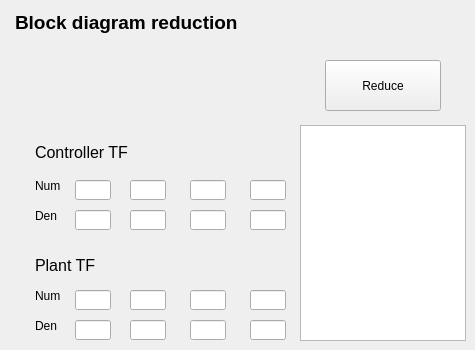
   <widget class="QWidget" name="tab_5">
    <attribute name="title">
     <string>Block Reduct</string>
    </attribute>
    <widget class="QTextBrowser" name="equivalent_tf">
     <property name="geometry">
      <rect>
       <x>300</x>
       <y>125</y>
       <width>166</width>
       <height>216</height>
      </rect>
     </property>
    </widget>
    <widget class="QLabel" name="label_5">
     <property name="geometry">
      <rect>
       <x>20</x>
       <y>45</y>
       <width>276</width>
       <height>86</height>
      </rect>
     </property>
     <property name="text">
      <string/>
     </property>
     <property name="pixmap">
      <pixmap>Block_Diagram.png</pixmap>
     </property>
     <property name="scaledContents">
      <bool>true</bool>
     </property>
    </widget>
    <widget class="QLineEdit" name="cont_num1">
     <property name="geometry">
      <rect>
       <x>190</x>
       <y>180</y>
       <width>36</width>
       <height>20</height>
      </rect>
     </property>
    </widget>
    <widget class="QLineEdit" name="cont_den0">
     <property name="geometry">
      <rect>
       <x>250</x>
       <y>210</y>
       <width>36</width>
       <height>20</height>
      </rect>
     </property>
    </widget>
    <widget class="QLineEdit" name="cont_num2">
     <property name="geometry">
      <rect>
       <x>130</x>
       <y>180</y>
       <width>36</width>
       <height>20</height>
      </rect>
     </property>
    </widget>
    <widget class="QLineEdit" name="cont_num0">
     <property name="geometry">
      <rect>
       <x>250</x>
       <y>180</y>
       <width>36</width>
       <height>20</height>
      </rect>
     </property>
    </widget>
    <widget class="QLabel" name="num_label_3">
     <property name="geometry">
      <rect>
       <x>35</x>
       <y>170</y>
       <width>41</width>
       <height>31</height>
      </rect>
     </property>
     <property name="text">
      <string>Num</string>
     </property>
    </widget>
    <widget class="QLabel" name="den_label_2">
     <property name="geometry">
      <rect>
       <x>35</x>
       <y>200</y>
       <width>41</width>
       <height>31</height>
      </rect>
     </property>
     <property name="text">
      <string>Den</string>
     </property>
    </widget>
    <widget class="QLineEdit" name="cont_den1">
     <property name="geometry">
      <rect>
       <x>190</x>
       <y>210</y>
       <width>36</width>
       <height>20</height>
      </rect>
     </property>
    </widget>
    <widget class="QLineEdit" name="cont_den2">
     <property name="geometry">
      <rect>
       <x>130</x>
       <y>210</y>
       <width>36</width>
       <height>20</height>
      </rect>
     </property>
    </widget>
    <widget class="QLineEdit" name="plant_num1">
     <property name="geometry">
      <rect>
       <x>190</x>
       <y>290</y>
       <width>36</width>
       <height>20</height>
      </rect>
     </property>
    </widget>
    <widget class="QLineEdit" name="plant_den0">
     <property name="geometry">
      <rect>
       <x>250</x>
       <y>320</y>
       <width>36</width>
       <height>20</height>
      </rect>
     </property>
    </widget>
    <widget class="QLineEdit" name="plant_num2">
     <property name="geometry">
      <rect>
       <x>130</x>
       <y>290</y>
       <width>36</width>
       <height>20</height>
      </rect>
     </property>
    </widget>
    <widget class="QLineEdit" name="plant_num0">
     <property name="geometry">
      <rect>
       <x>250</x>
       <y>290</y>
       <width>36</width>
       <height>20</height>
      </rect>
     </property>
    </widget>
    <widget class="QLabel" name="num_label_4">
     <property name="geometry">
      <rect>
       <x>35</x>
       <y>280</y>
       <width>41</width>
       <height>31</height>
      </rect>
     </property>
     <property name="text">
      <string>Num</string>
     </property>
    </widget>
    <widget class="QLabel" name="den_label_3">
     <property name="geometry">
      <rect>
       <x>35</x>
       <y>310</y>
       <width>41</width>
       <height>31</height>
      </rect>
     </property>
     <property name="text">
      <string>Den</string>
     </property>
    </widget>
    <widget class="QLineEdit" name="plant_den1">
     <property name="geometry">
      <rect>
       <x>190</x>
       <y>320</y>
       <width>36</width>
       <height>20</height>
      </rect>
     </property>
    </widget>
    <widget class="QLineEdit" name="plant_den2">
     <property name="geometry">
      <rect>
       <x>130</x>
       <y>320</y>
       <width>36</width>
       <height>20</height>
      </rect>
     </property>
    </widget>
    <widget class="QLabel" name="label_6">
     <property name="geometry">
      <rect>
       <x>15</x>
       <y>0</y>
       <width>226</width>
       <height>46</height>
      </rect>
     </property>
     <property name="text">
      <string>&lt;html&gt;&lt;head/&gt;&lt;body&gt;&lt;p align=&quot;justify&quot;&gt;&lt;span style=&quot; font-size:14pt; font-weight:600;&quot;&gt;Block diagram reduction&lt;/span&gt;&lt;/p&gt;&lt;/body&gt;&lt;/html&gt;</string>
     </property>
     <property name="scaledContents">
      <bool>false</bool>
     </property>
     <property name="wordWrap">
      <bool>true</bool>
     </property>
    </widget>
    <widget class="QLabel" name="label_7">
     <property name="geometry">
      <rect>
       <x>35</x>
       <y>135</y>
       <width>96</width>
       <height>36</height>
      </rect>
     </property>
     <property name="text">
      <string>&lt;html&gt;&lt;head/&gt;&lt;body&gt;&lt;p align=&quot;justify&quot;&gt;&lt;span style=&quot; font-size:12pt;&quot;&gt;Controller TF&lt;/span&gt;&lt;/p&gt;&lt;/body&gt;&lt;/html&gt;</string>
     </property>
     <property name="scaledContents">
      <bool>false</bool>
     </property>
     <property name="wordWrap">
      <bool>true</bool>
     </property>
    </widget>
    <widget class="QLabel" name="label_8">
     <property name="geometry">
      <rect>
       <x>35</x>
       <y>250</y>
       <width>81</width>
       <height>31</height>
      </rect>
     </property>
     <property name="text">
      <string>&lt;html&gt;&lt;head/&gt;&lt;body&gt;&lt;p align=&quot;justify&quot;&gt;&lt;span style=&quot; font-size:12pt;&quot;&gt;Plant TF&lt;/span&gt;&lt;/p&gt;&lt;/body&gt;&lt;/html&gt;</string>
     </property>
     <property name="scaledContents">
      <bool>false</bool>
     </property>
     <property name="wordWrap">
      <bool>true</bool>
     </property>
    </widget>
    <widget class="QPushButton" name="reduce">
     <property name="geometry">
      <rect>
       <x>325</x>
       <y>60</y>
       <width>116</width>
       <height>51</height>
      </rect>
     </property>
     <property name="text">
      <string>Reduce</string>
     </property>
    </widget>
    <widget class="QLineEdit" name="cont_num3">
     <property name="geometry">
      <rect>
       <x>75</x>
       <y>180</y>
       <width>36</width>
       <height>20</height>
      </rect>
     </property>
    </widget>
    <widget class="QLineEdit" name="cont_den3">
     <property name="geometry">
      <rect>
       <x>75</x>
       <y>210</y>
       <width>36</width>
       <height>20</height>
      </rect>
     </property>
    </widget>
    <widget class="QLineEdit" name="plant_num3">
     <property name="geometry">
      <rect>
       <x>75</x>
       <y>290</y>
       <width>36</width>
       <height>20</height>
      </rect>
     </property>
    </widget>
    <widget class="QLineEdit" name="plant_den3">
     <property name="geometry">
      <rect>
       <x>75</x>
       <y>320</y>
       <width>36</width>
       <height>20</height>
      </rect>
     </property>
    </widget>
   </widget>
